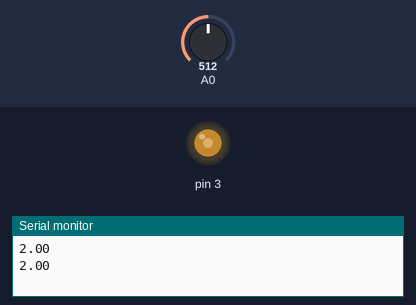
The sketch below on a simulated Arduino Uno, built with avr-gcc and run on an emulated ATmega328P. Parts: output pins drawn as LEDs (lit = HIGH), the last lines printed to the serial monitor. The inputs (shaded band) are chosen by the test bench; at power-on: A0 = 512.

Above: at 1.8 s.
1.9 s: A0 set to 716
At 2.8 s:
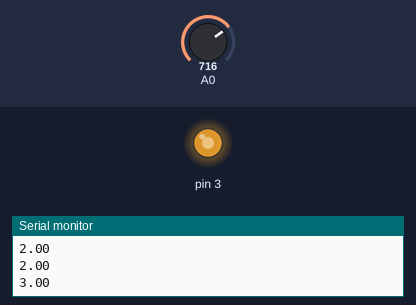
3.5 s: A0 set to 900
At 4.4 s:
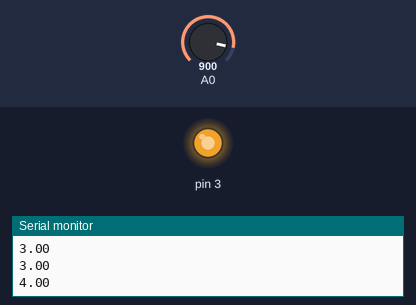
5.5 s: A0 set to 122
At 7.1 s:
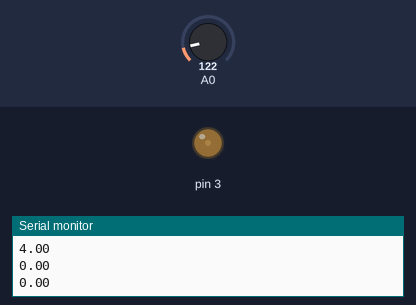
7.5 s: A0 set to 0
At 8.7 s:
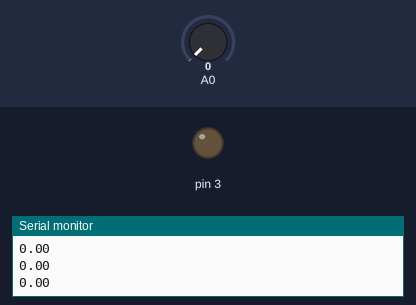
9.5 s: A0 set to 511
At 10.3 s:
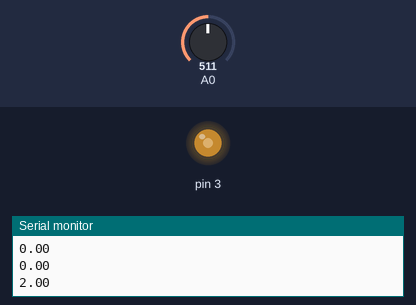
Timing chart, 0 to 12.5 s (numbered marks = the images above; inputs shaded):
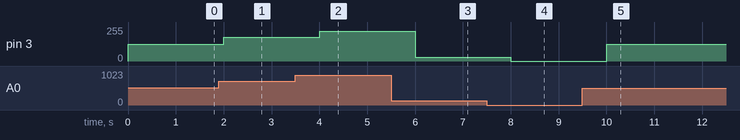

The sketch:

desadio_PDS.ino
```cpp
float valor_V;
unsigned int valor_ad;

void setup() {
Serial.begin(9600);
}

void loop() {

  valor_ad = analogRead(A0);
  valor_V = (valor_ad*5)/1023;
  Serial.println(valor_V);

  int valor_pwm = map(valor_ad, 0, 1023, 0, 255);  // Converte para escala de PWM (0-255)

  analogWrite(3, valor_pwm);  // Escreve o PWM no pino D3

  delay(1000);

}
```

Measured:
- after the input at 1.9 s, pin 3: 127/255 → 178/255 after 0.10 s
- after the input at 3.5 s, pin 3: 178/255 → 224/255 after 0.50 s
- after the input at 5.5 s, pin 3: 224/255 → 30/255 after 0.50 s
- after the input at 7.5 s, pin 3: 30/255 → 0/255 after 0.51 s
- after the input at 9.5 s, pin 3: 0/255 → 127/255 after 0.51 s
